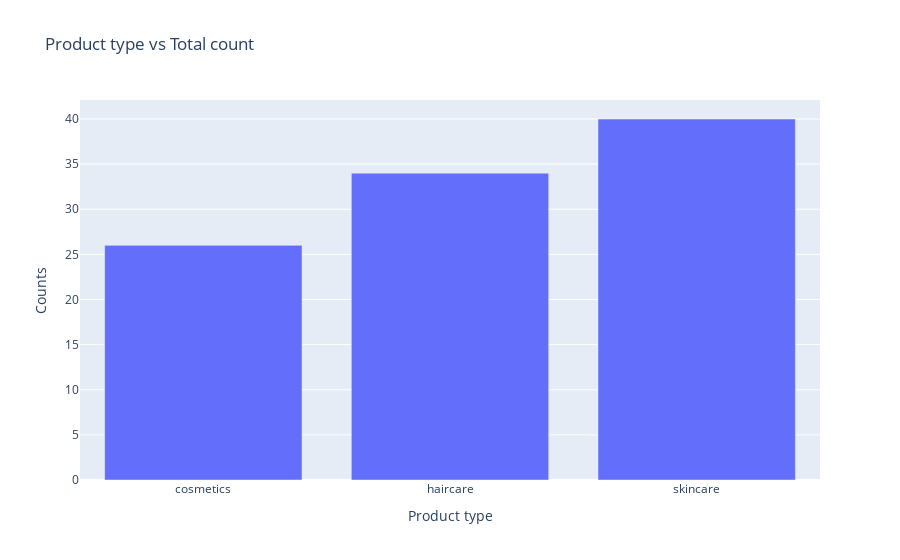

The code cell stored with this chart in its notebook:
### Code cell
sales_by_product_type = data.groupby('Product type').apply(lambda x:x['Price'].count()).reset_index(name='Counts')
px.bar(sales_by_product_type,x='Product type',y='Counts', title = 'Product type vs Total count')

### Figure 1 — Plotly figure (JSON) as saved in the notebook; plotly's stock layout.template omitted (floating-point values rounded to 4 significant figures)
{"data": [{"alignmentgroup": "True", "hovertemplate": "Product type=%{x}<br>Counts=%{y}<extra></extra>", "legendgroup": "", "marker": {"color": "#636efa", "pattern": {"shape": ""}}, "name": "", "offsetgroup": "", "orientation": "v", "showlegend": false, "textposition": "auto", "type": "bar", "x": ["cosmetics", "haircare", "skincare"], "xaxis": "x", "y": [26, 34, 40], "yaxis": "y"}], "layout": {"barmode": "relative", "legend": {"tracegroupgap": 0}, "title": {"text": "Product type vs Total count"}, "xaxis": {"anchor": "y", "domain": [0, 1], "title": {"text": "Product type"}}, "yaxis": {"anchor": "x", "domain": [0, 1], "title": {"text": "Counts"}}}}
